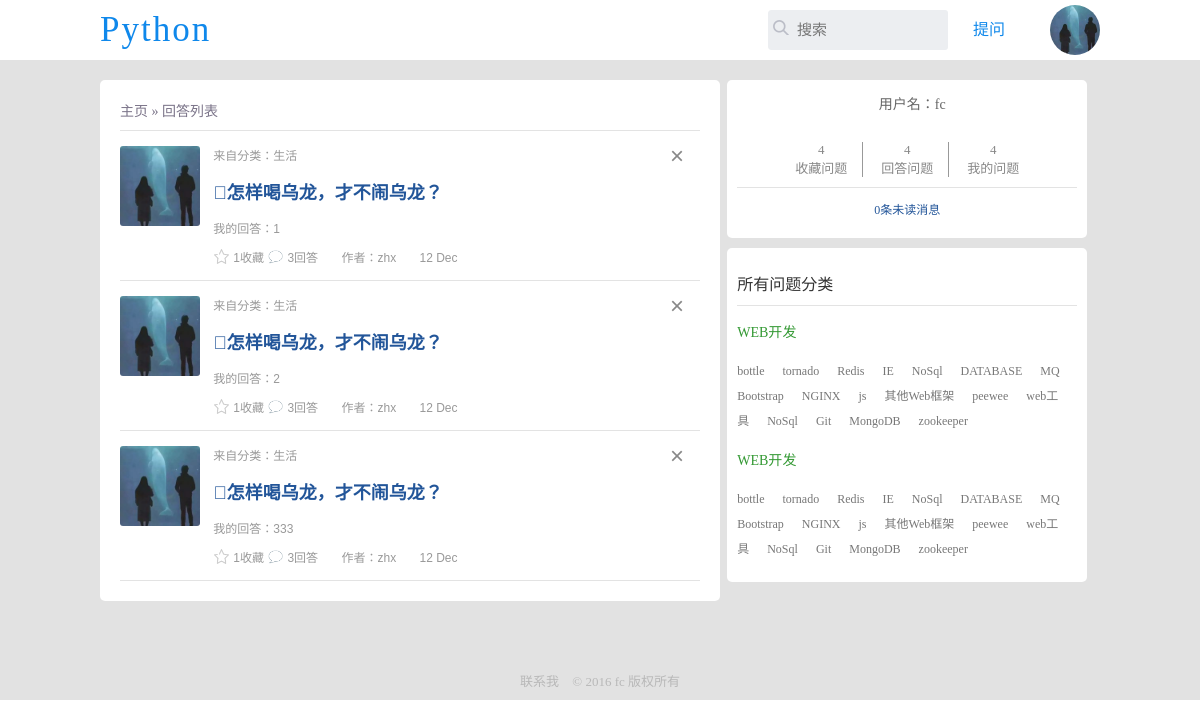
The page /com/answered_page/ (signed in) on the database its author committed.
### com/models.py (models this page shows, shortened)
class Answer(models.Model):  # -------------------回答-------------------
    user = models.ForeignKey('NewUser', null=True)  # 回答的人是普通用户，路人
    question = models.ForeignKey(Question, null=True)
    content = models.TextField()
    pub_date = models.DateTimeField(auto_now_add=True, editable=True)
    poll_num = models.IntegerField(default=0)

class Question(models.Model):
    column = models.ForeignKey(Column, blank=True, null=True, verbose_name='belong to')
    title = models.CharField(max_length=256)
    content = models.TextField('content')     # 命名待改进
    questioner = models.ForeignKey('Questioner')
    user = models.ManyToManyField('NewUser', blank=True)   # 普通用户、路人
    pub_date = models.DateTimeField(auto_now_add=True, editable=True)
    answer_num = models.IntegerField(default=0)  # 回答数
    keep_num = models.IntegerField(default=0)  # 收藏数
    objects = QuestionManager()
    class Meta:
        verbose_name = 'question'
        verbose_name_plural = 'question'

class Column(models.Model):
    name = models.CharField('column_name', max_length=256)
    intro = models.TextField('introduction', default='')
    def __str__(self):
        return self.name
    class Meta:
        verbose_name = 'column'
        verbose_name_plural = 'column'
        ordering = ['name']

class Questioner(models.Model):
    name = models.CharField(max_length=256)
    profile = models.CharField('profile', default='', max_length=256)
    password = models.CharField('password', max_length=256)
    register_date = models.DateTimeField(auto_now_add=True, editable=True)
    def __str__(self):
        return self.name

class NewUser(AbstractUser):
    profile = models.CharField('profile', default='', max_length=256)

class UserProfile(models.Model):
    user = models.OneToOneField(NewUser, unique=True, verbose_name='用户额外信息')
    username = models.CharField(max_length=20)
    password = models.CharField(max_length=20)
    head_img = models.ImageField(upload_to='profile_images', blank=True, null=True)
    address = models.CharField('address', max_length=100, blank=True, null=True)
    job = models.CharField('job', max_length=100, blank=True, null=True)
    em = models.CharField('em', max_length=50, blank=True, null=True)
    QQ = models.CharField('QQ', max_length=50, blank=True, null=True)
    intro = models.TextField('intro', max_length=256, blank=True, null=True)
    keep_num = models.IntegerField(default=0)  # 收藏问题数
    answered_num = models.IntegerField(default=0)  # 回答数
    quized_num = models.IntegerField(default=0)  # 提问数

### com/views.py (the view)
# urls.py: url(r'answered_page/$', views.answered_page, name='answered_page'),  # 进入回答记录页
@login_required  # -------------进入用户个人回答记录页answered.html-----------------
def answered_page(request):
    user = request.user
    person_answered_list = user.answer_set.all()
    return render(request, 'answered.html', {'person_answered_list': person_answered_list})

### com/templates/answered.html (shortened to what this page needs)
<!DOCTYPE html>
<html>
	<head>
        {% load staticfiles %}
		<link rel="stylesheet" href="{% static "css/normalize.css" %}"/>
		<link rel="stylesheet" href="{% static "css/main.css" %}"/>
	</head>
	<body>
		<div class="index-wrapper">
			<div class="header">
				<div class="common">
                    <a href="/">
					    <h1 class="left">Python</h1>
                    </a>
					<div class="right">
						<div class="search-content">
                        <form class="search" action="/com/search/" method="post">
							<span></span>
							<input id="search-text" type="text" placeholder="搜索" />
						</form>
						</div>
                        {% if request.user.is_authenticated %}
						<div class="blue"><a  href="/com/quiz">提问</a></div>
                        <div class="people">
							<a href="/com/user/">
							    <img src="{% static "img/photo_01.jpg" %}" />
                            </a>
						</div>
                        {% else %}
						<div class="login-btn">
							<a href="/com/templates/login.html">登录</a> |
							<a href="/com/templates/register.html">注册</a>
						</div>
                        {% endif %}
					</div>
				</div>
			</div>
			<div class="main">
				<div class="collection-left">
					<div class="question-type"><a href="/">主页</a>  »  回答列表</div>
                    {% for answer in person_answered_list %}
					<div class="problem">
						<div class="photo">
							<a href=""><img src="{% static "img/photo_01.jpg" %}"  /></a>
						</div>
						<div class="problem-content">
							<span>来自分类：<a href="">{{ answer.question.column }}</a></span>
							<h2><a href="/com/{{ answer.question.id }}">{{ answer.question.title }}</a></h2>
							<p><a href="/com/{{ answer.question.id }}">我的回答：{{ answer.content|truncatechars_html:80 | safe }}</a></p>
							<div class="problem-bottom">
								<span>{{ answer.question.keep_num }}收藏</span>
								<span><a href="/com/{{ answer.question.id }}">{{ answer.question.answer_num }}回答</a></span>
								<span>作者：{{ answer.question.questioner }}</span>
								<span>{{ answer.question.pub_date | date:"j M" }}</span>
							</div>
						</div>
                        <a href="/com/{{ answer.id }}/answer_del/"><button class="delete-btn">×</button></a>
					</div>
                    {% endfor %}
				</div>
				<div class="collection-right">
                    <div class="user-right">
                        <div class="username">用户名：{{ user.userprofile.username }}</div>
                        <ul class="xiaoxi">
                            <li>
                                <a href="/com/keep_page/">
                                    <span class="num">{{ user.userprofile.keep_num }}</span>
                                    <span>收藏问题</span>
                                </a>
                            </li>
                            <li>
                                <a href="/com/answered_page/">
                                    <span class="num">{{ user.userprofile.answered_num }}</span>
                                    <span>回答问题</span>
                                </a>
                            </li>
                            <li>
                                <a href="/com/my_quized/">
                                    <span class="num">{{ user.userprofile.quized_num }}</span>
                                    <span>我的问题</span>
                                </a>
                            </li>
                        </ul>
                        <div class="weidu"><a href="">0条未读消息</a></div>
                    </div>
				<div class="problem-type">
					<h2>所有问题分类</h2>
					<div class="type">
						<h3><a href="">WEB开发</a></h3>
						<div class="detail-type">
							<a href="">bottle</a>
							<a href="">tornado </a>
							<a href="">Redis</a>
							<a href="">IE</a>
							<a href="">NoSql</a>
							<a href="">DATABASE</a>
							<a href="">MQ</a>
							<a href="">Bootstrap</a>
							<a href="">NGINX</a>
							<a href="">js</a>
							<a href="">其他Web框架 </a>
							<a href="">peewee</a>
							<a href="">web工具</a>
							<a href="">NoSql</a>
							<a href="">Git</a>
							<a href=""> MongoDB</a>
							<a href="">zookeeper</a>
						</div>
					</div>
					<div class="type">
						<h3><a href="">WEB开发</a></h3>
						<div class="detail-type">
							<a href="">bottle</a>
							<a href="">tornado </a>
							<a href="">Redis</a>
							<a href="">IE</a>
							<a href="">NoSql</a>
							<a href="">DATABASE</a>
							<a href="">MQ</a>
							<a href="">Bootstrap</a>
							<a href="">NGINX</a>
							<a href="">js</a>
							<a href="">其他Web框架 </a>
							<a href="">peewee</a>
							<a href="">web工具</a>
							<a href="">NoSql</a>
							<a href="">Git</a>
							<a href=""> MongoDB</a>
							<a href="">zookeeper</a>
						</div>
					</div>
				</div>
				</div>
			</div>
			<div class="footer">
				<a href="">联系我 </a>  © 2016 fc 版权所有
			</div>
		</div>
	</body>
</html>

### com/static/css/main.css (style rules this page uses)
html,body { height:100%; }
input { outline:none; border:none; font-family: "微软雅黑"; }
a { text-decoration: none; }
h1 { color:#0F88EB; font-size:50px; letter-spacing: 2px; font-family:"微软雅黑"; font-weight:normal ; }
li { list-style:none ; }
.left { float:left; }
.right { float:right; }
.footer { width:300px; margin:0 auto; text-align: center; font-family: "微软雅黑"; font-size:13px; color:#b8b8b8; }
.footer a { color:#b8b8b8; margin-right:10px; }
.common { width:1000px; margin:0 auto; background:#fff; }
.header { width:100%; height:60px; line-height:60px; background:#fff; }
.header h1 { margin:0; font-size:35px; }
.index-wrapper { background:#E2E2E2; height:auto; padding-bottom:10px; }
.search-content { width:180px; overflow:hidden; border-radius: 3px; margin-top:10px; }
.search { width:320px; height:40px; background: #ECEEF1; border-radius: 3px; float:left; line-height:30px; font-size:0; overflow: hidden; }
.search span { display: inline-block; width:16px; height:15px; background:url(../img/search.png) no-repeat; background-size: cover; margin-left:5px; }
.header .right > div { float:left; margin-left:25px; }
.search input:nth-of-type(1) { width:239px; height:40px; vertical-align: top; font-size:15px; box-sizing: border-box; line-height:40px; padding-left:8px; background:transparent; }
.header a { color:#868687; font-family: "微软雅黑"; }
.header .blue { margin:0 20px; }
.header .blue a { color:#0F88EB; }
.main { width:1000px; margin:20px auto; height:auto; padding-bottom:50px; border-radius: 5px; font-size:0; }
.problem { height:auto; border-bottom:1px solid #e3e3e3; padding:15px 0; color:#999; font-size:12px; position:relative; }
.problem a { color:#999; }
.problem h2 a { color:#225599; }
.photo { display:inline-block; width:80px; height:80px; border-radius:3px; overflow:hidden; }
.photo img { max-width:100%; vertical-align:top ; }
.problem-content { display:inline-block; vertical-align:top ; margin-left:10px; width:450px; }
.problem-content p { width:450px; text-overflow: ellipsis; overflow:hidden; white-space: nowrap; }
.problem-bottom span { display:inline-block; padding-left:20px; }
.problem-bottom span:nth-of-type(1) { background:url(../img/favor.png) no-repeat left center; background-size: contain; cursor:pointer ; }
.problem-bottom span:nth-of-type(2) { background:url(../img/comment.png) no-repeat left center; background-size: contain; }
.problem-type,.user-right { width:36%; background:#fff; display:inline-block; margin-left:2%; font-size:12px; border-radius:5px; vertical-align: top; padding:0 10px 20px 10px; box-sizing: border-box; font-family: "微软雅黑"; }
.problem-type h2,.state-list h2 { color:#333; border-bottom:1px solid #e3e3e3; padding-bottom:10px; font-size:16px; font-weight:normal ; }
.problem-type h3 a { color:#339933; font-weight:normal ; }
.type a { color:#777; margin-right:15px; line-height:25px; }
.main-left,.user-left,.collection-left { width:62%; display: inline-block; }
.question-type { color:#333; font-size:14px; }
.people { width:50px; height:50px; border-radius:50%; overflow: hidden; margin-top:5px; cursor:pointer; }
.people img { max-width:100% ; }
.header .right { position:relative; }
.username { font-size:20px; margin-bottom:20px; }
.contact a,.weidu a { color:#225599; }
.user-right { text-align: center; }
.user-right .username { font-size:14px; display:inline-block; margin:0; height:50px; line-height:50px; vertical-align:top ; padding-left:10px; color:#666; }
.xiaoxi { padding-left:0; border-bottom:1px solid #E3E3E3; padding-bottom:10px; }
.xiaoxi li { display:inline-block; border-right:1px solid #999; padding:0 15px; }
.xiaoxi li:last-child { border-right:none; }
.xiaoxi .num { display:block; text-align: center; }
.xiaoxi li a { color:#888; font-size:13px; }
.delete-btn { position:absolute; right:10px;top:10px; font-size:24px; color:#888; outline:none; cursor:pointer; background:transparent; border:0; }
.collection-left { background:#fff; vertical-align: top; border-radius:5px ; padding:20px; box-sizing: border-box; }
.collection-left .question-type,.quiz-top { color: #7A7388; font-size: 14px; border-bottom:1px solid #E3E3E3 ; padding-bottom:10px; font-family: "微软雅黑"; }
.collection-left .question-type a,.quiz-top a { color: #7A7388; }
.collection-right { display:inline-block; width:36%; }
.collection-right .user-right { width:100%; }
.collection-right .problem-type { display:block; width:100%; padding-top:10px; margin-top:10px; }

### rows shown on the page
Answer: question.column "生活", question "\b怎样喝乌龙，才不闹乌龙？", content "1", question.keep_num "1", question.answer_num "3", question.questioner "zhx", question.pub_date "12 Dec"
Answer: question.column "生活", question "\b怎样喝乌龙，才不闹乌龙？", content "2", question.keep_num "1", question.answer_num "3", question.questioner "zhx", question.pub_date "12 Dec"
Answer: question.column "生活", question "\b怎样喝乌龙，才不闹乌龙？", content "333", question.keep_num "1", question.answer_num "3", question.questioner "zhx", question.pub_date "12 Dec"
NewUser: userprofile.username "fc", userprofile.keep_num "4", userprofile.answered_num "4", userprofile.quized_num "4"
